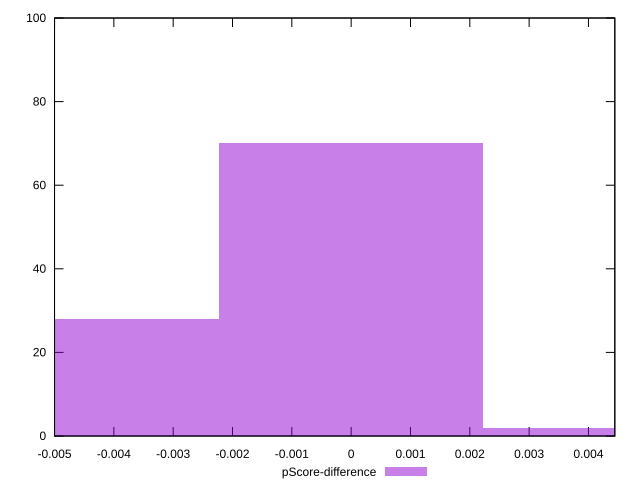

Source code (gnuplot):
reset

$pScoreDifference <<EOF
-0.004456463574457346 28
0 70
0.004456463574457346 2
EOF

set key outside below
set boxwidth 0.004456463574457346
set xrange [-0.0050000000000000044:0.004444444444444473]
set yrange [0:100]
set trange [0:100]
set style fill transparent solid 0.5 noborder
set terminal svg size 640, 490 enhanced background rgb 'white'
set output "report_00014_2021-02-09T15:56:05.503Z/offscreen-images/samples/pages+cached+noadtech/pScore-difference/histogram.svg"

plot $pScoreDifference title "pScore-difference" with boxes

reset
